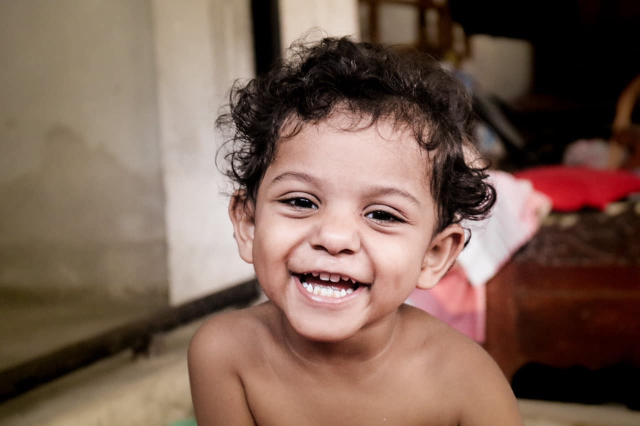
%> input picture babu.jpg, 1280 x 852 px (shown at 1/2 size)
$ octave arithmeticoperation.m   (GNU Octave 9; MATLAB toolbox functions it lacks are replaced by stand-ins)
%> lines starting %> are read from the running program, lines starting %| are printed output that depends on the picture
a=imread('babu.jpg');
%> a is the input picture: size 852x1280x3 uint8; mean R, G, B 123.2, 96.9, 83.8
b=imread('baba.jpg');
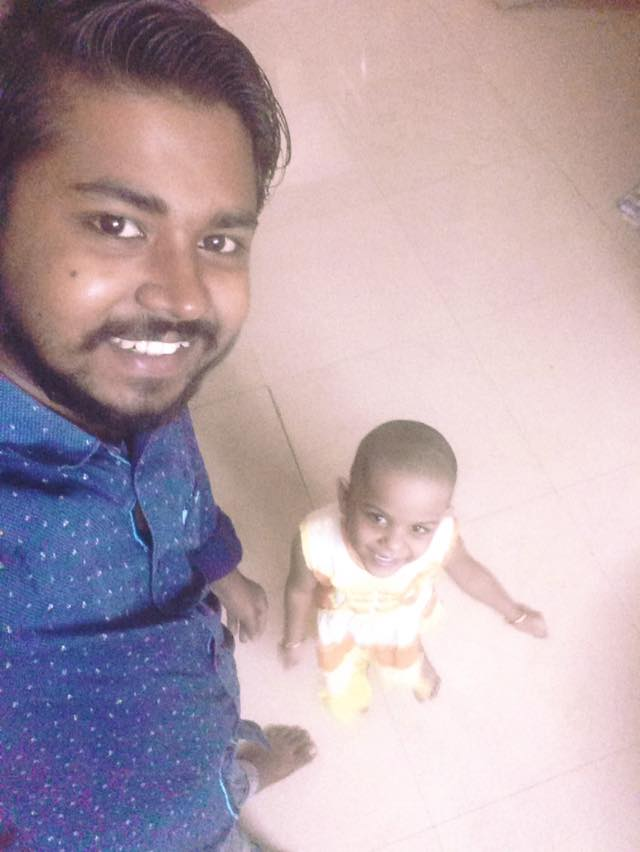
%> input picture baba.jpg, 640 x 852 px
%> b is the input picture: size 852x640x3 uint8; mean R, G, B 183.6, 164.9, 173.6

p=imresize(a,[400,400]);
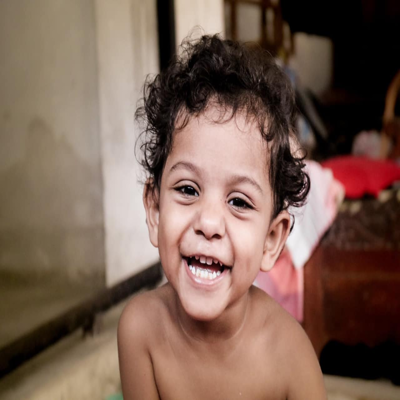
%> p: size 400x400x3 uint8; mean R, G, B 123.2, 96.9, 83.8
q=imresize(b,[400,400]);
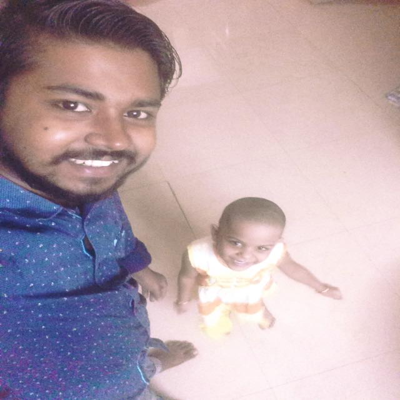
%> q: size 400x400x3 uint8; mean R, G, B 183.6, 164.9, 173.6

x=imadd(p,q);
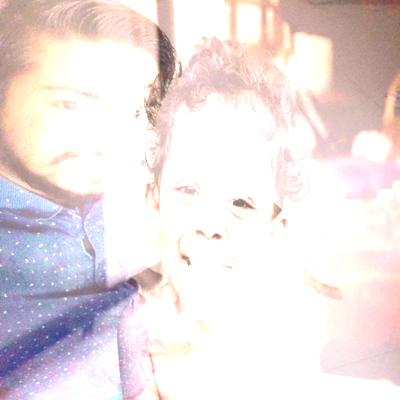
%> x: size 400x400x3 uint8; mean R, G, B 235.5, 224.4, 225.3
y=imdivide(p,q);
z=immultiply(p,q);
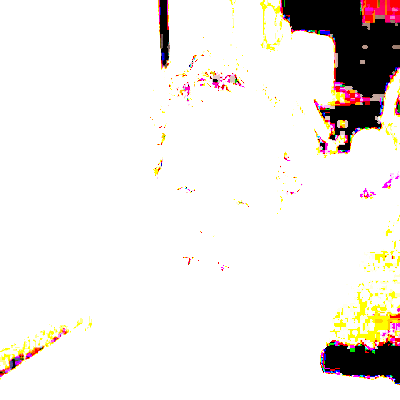
%> z: size 400x400x3 uint8; mean R, G, B 237.9, 233.8, 230.3
w=imsubtract(p,q);
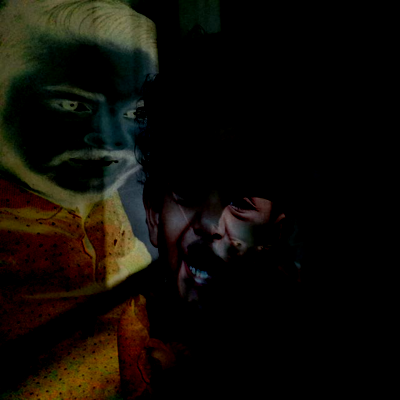
%> w: size 400x400x3 uint8; mean R, G, B 15.3, 12.3, 6.7

%figure,imshow(x);title('Add image');
%figure,imshow(y);title('Divide image');
%figure,imshow(z);title('Multiply image');
%figure,imshow(w);title('Subtract image');

subplot(2,2,1), imshow(x), title('Add image');
subplot(2,2,2), imshow(y),title('Divide image');
subplot(2,2,3), imshow(z),title('Multiply image');
subplot(2,2,4), imshow(w),title('Subtract image');
